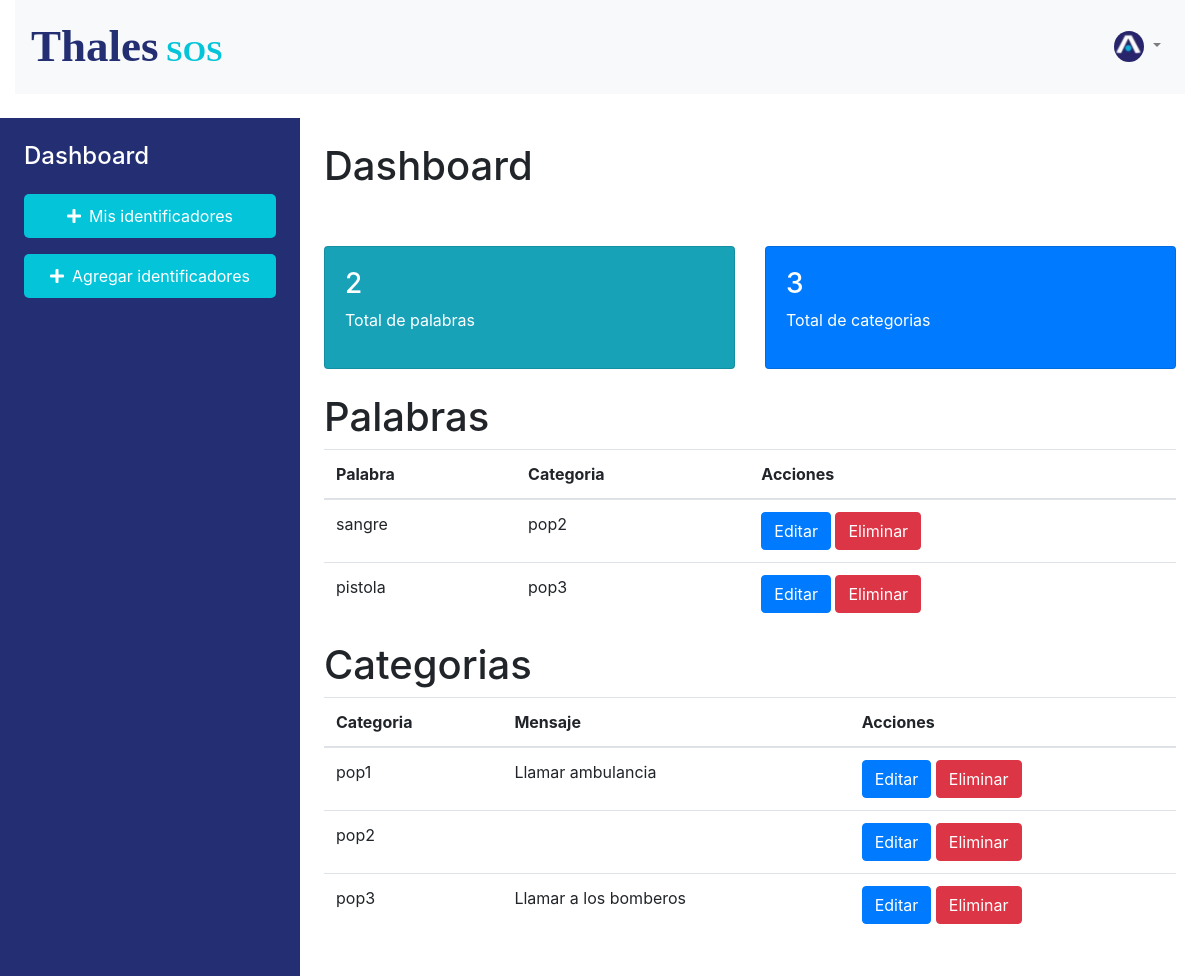
The page /administrador on the database as committed earlier.
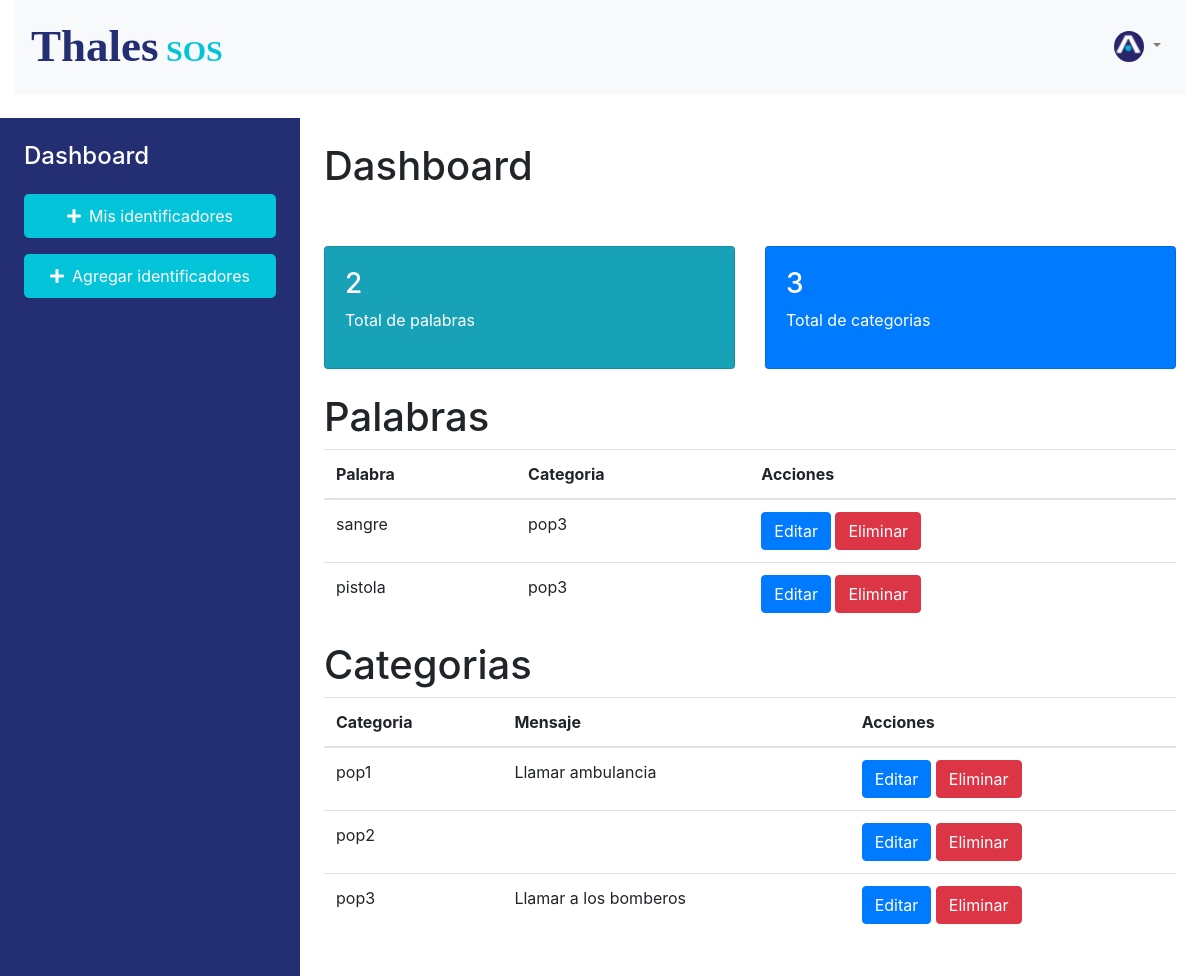
The same page on the database as committed later.
### ThalesSos/models.py (models this page shows)
class Warning(models.Model):
    id = models.AutoField(primary_key=True)
    keywords = models.CharField(max_length=100)
    category = models.ForeignKey('Categorie', on_delete=models.CASCADE)

class Categorie(models.Model):
    id = models.AutoField(primary_key=True)
    name = models.CharField(max_length=100)
    message = models.CharField(max_length=100)

### ThalesSos/views.py (the view)
# urls.py: path('administrador', views.administrador, name='administrador'),
def administrador(request):
    categories = Categorie.objects.all()
    total_categorias = categories.count()
    warnings = Warning.objects.all()
    total_warnings = warnings.count()
    return render(request, 'administrador.html', {
        'warnings': warnings,
        'total_warnings': total_warnings,
        'categories': categories,
        'total_categorias': total_categorias
    })

### ThalesSos/templates/administrador.html (shortened to what the changed rows need)
<!DOCTYPE html>
<html lang="en">
<head>
    <link rel="stylesheet" href="https://stackpath.bootstrapcdn.com/bootstrap/4.5.2/css/bootstrap.min.css">
    <link rel="stylesheet" href="https://cdnjs.cloudflare.com/ajax/libs/font-awesome/5.15.1/css/all.min.css">
    {% load static %}
</head>
<body>
    <div class="container-fluid" style="height: 100vh;">
        <div class="row" style="height: 100vh;">
            <div class="col-md-9 p-4" id="dashboardContent">
                <h1>Dashboard</h1>
                <table class="table">
                    <h1>Palabras</h1>
                    <thead>
                        <tr>
                            <th>Palabra</th>
                            <th>Categoria</th>
                            <th>Acciones</th>
                        </tr>
                    </thead>
                    <tbody>
                        {% for warning in warnings %}
                        <tr>
                            <td>{{ warning.keywords }}</td>
                            <td>{{ warning.category.name }}</td>
                            <td>
                                <button class="btn btn-primary edit-btn-warning" data-id="{{ warning.id }}" data-keywords="{{ warning.keywords }}" data-tipe-category="{{ warning.category.name }}" >Editar</button>
                                <a href="{% url 'delete_warning' warning.id %}" class="btn btn-danger" onclick="return confirm('¿Estás seguro de que quieres eliminar esta palabra?');">Eliminar</a>
                            </td>
                        </tr>
                        {% endfor %}
                    </tbody>
                </table>
                <table class="table">
                    <h1>Categorias</h1>
                    <thead>
                        <tr>
                            <th>Categoria</th>
                            <th>Mensaje</th>
                            <th>Acciones</th>
                        </tr>
                    </thead>
                </table>
            </div>
        </div>
    </div>
</body>
</html>

Rows that differ between the two databases and show on the page:
changed Warning "sangre": category.name "pop2" → "pop3"
